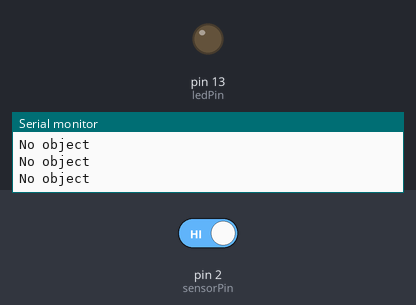
Bench run of a sketch on a simulated Arduino Uno, built with avr-gcc and run on an emulated ATmega328P. Shown: output pins drawn as LEDs (lit = HIGH), the last lines printed to the serial monitor. Inputs (shaded band) come from the test bench; at power-on: pin 2 (sensorPin) HIGH.

Above: at 1.2 s.
1.3 s: pin 2 (sensorPin) driven LOW
At 2.2 s:
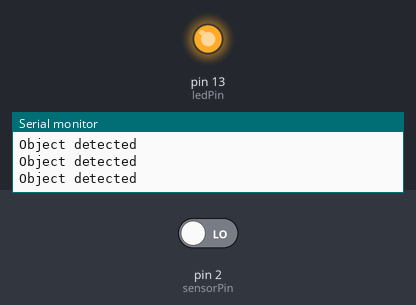
2.9 s: pin 2 (sensorPin) driven HIGH
At 3.4 s:
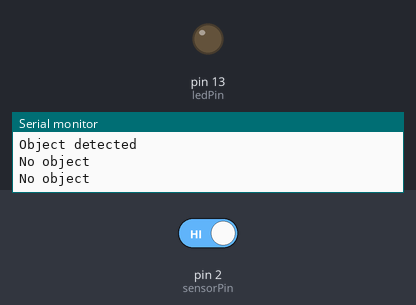
Timing chart, 0 to 5.9 s (numbered marks = the images above; inputs shaded):
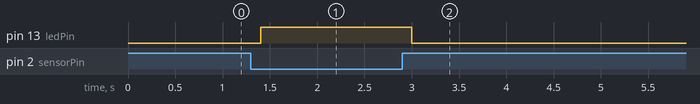

The sketch:

ir_sensor.ino.ino
```cpp
// Code 1

// Simple OPB704 Reflective Sensor Test
// Turns on LED (D13) when object detected (reflection)

const int sensorPin = 2;   // Phototransistor collector connected here
const int ledPin = 13;     // Built-in LED on Arduino Uno

void setup() {
  pinMode(sensorPin, INPUT_PULLUP);  // enable internal pull-up resistor
  pinMode(ledPin, OUTPUT);
  Serial.begin(9600);
  Serial.println("OPB704 Reflective Sensor Test Started");
}

void loop() {
  int sensorState = digitalRead(sensorPin);
  // HIGH = no reflection, LOW = reflection detected

  if (sensorState == LOW) {
    // Object detected (reflection)
    digitalWrite(ledPin, HIGH);
    Serial.println("Object detected");
  } else {
    // No reflection
    digitalWrite(ledPin, LOW);
    Serial.println("No object");
  }

  delay(200); // small delay for readability
}
```

Measured:
- after the input at 1.3 s, pin 13 (ledPin): LOW → HIGH after 0.10 s
- after the input at 2.9 s, pin 13 (ledPin): HIGH → LOW after 0.10 s
